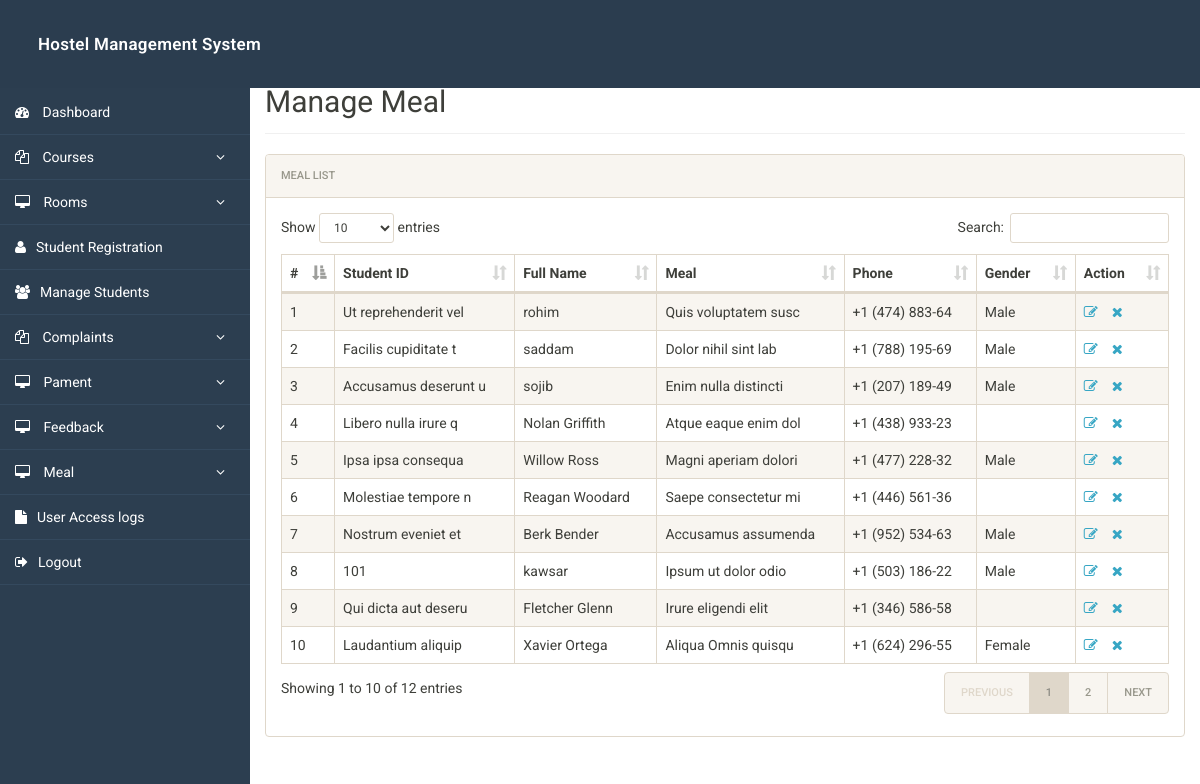
The page /admin/manage-mill.php (signed in) on the database its author committed.
### tables this page shows
CREATE TABLE `mill` (
  `id` int(11) NOT NULL,
  `studentId` varchar(20) NOT NULL,
  `fullName` varchar(100) NOT NULL,
  `mill` varchar(50) NOT NULL,
  `phone` varchar(15) NOT NULL,
  `gender` enum('Male','Female','Other') NOT NULL
);

### admin/manage-mill.php (the view, shortened to what this page needs)
<?php
include('includes/config.php');
?>
<!doctype html>
<html lang="en" class="no-js">
<head>
	<link rel="stylesheet" href="css/bootstrap.min.css">
	<link rel="stylesheet" href="css/font-awesome.min.css">
	<link rel="stylesheet" href="css/dataTables.bootstrap.min.css">
	<link rel="stylesheet" href="css/bootstrap-social.css">
	<link rel="stylesheet" href="css/bootstrap-select.css">
	<link rel="stylesheet" href="css/fileinput.min.css">
	<link rel="stylesheet" href="css/awesome-bootstrap-checkbox.css">
	<link rel="stylesheet" href="css/style.css">
</head>
<body>
	<?php include('includes/header.php'); ?>
	<div class="ts-main-content">
		<?php include('includes/sidebar.php'); ?>
		<div class="content-wrapper">
			<div class="container-fluid">
				<h2 class="page-title">Manage Meal</h2>
				<div class="panel panel-default">
					<div class="panel-heading">Meal List</div>
					<div class="panel-body">
						<table id="zctb" class="display table table-striped table-bordered table-hover">
							<thead>
								<tr>
									<th>#</th>
									<th>Student ID</th>
									<th>Full Name</th>
									<th>Meal</th>
									<th>Phone</th>
									<th>Gender</th>
									<th>Action</th>
								</tr>
							</thead>
							<tbody>
								<?php
								$ret = "SELECT id, studentId, fullName, mill, phone, gender FROM mill";
								$stmt = $mysqli->prepare($ret);
								$stmt->execute();
								$res = $stmt->get_result();
								$cnt = 1;
								if ($res->num_rows > 0) {
									while ($row = $res->fetch_object()) {
								?>
										<tr>
											<td><?php echo $cnt; ?></td>
											<td><?php echo htmlentities($row->studentId); ?></td>
											<td><?php echo htmlentities($row->fullName); ?></td>
											<td><?php echo htmlentities($row->mill); ?></td>
											<td><?php echo htmlentities($row->phone); ?></td>
											<td><?php echo htmlentities($row->gender); ?></td>
											<td>
												<a href="edit-mill.php?id=<?php echo $row->id; ?>">
													<i class="fa fa-edit"></i>
												</a>
												<a href="manage-mill.php?del=<?php echo $row->id; ?>"
													onclick="return confirm('Do you want to delete this record?');">
													<i class="fa fa-close"></i>
												</a>
											</td>
										</tr>
									<?php
										$cnt++;
									}
								} ?>
							</tbody>
						</table>
					</div>
				</div>
			</div>
		</div>
	</div>
</body>
</html>

### admin/css/style.css (style rules this page uses)
html { font-size: 14px; }
@media only screen and (min-width: 480px) { html { font-size: 17px; } }
@media only screen and (min-width: 768px) { html { font-size: 14px; } }
body { font-size: 1em; }
a { color: #37a6c4; }
.panel { overflow: hidden; }
.page-title { padding-bottom: 15px; margin-bottom: 20px; border-bottom: 1px solid #f0f0f0; }
.ts-main-content .content-wrapper { padding-top: 15px; margin-top: 50px !important; }
@media only screen and (min-width: 992px) { .ts-main-content .content-wrapper { margin-left: 250px; } }

### rows shown on the page
mill: studentId "Ut reprehenderit vel", fullName "rohim", mill "Quis voluptatem susc", phone "+1 (474) 883-64", gender "Male"
mill: studentId "Facilis cupiditate t", fullName "saddam", mill "Dolor nihil sint lab", phone "+1 (788) 195-69", gender "Male"
mill: studentId "Accusamus deserunt u", fullName "sojib", mill "Enim nulla distincti", phone "+1 (207) 189-49", gender "Male"
mill: studentId "Libero nulla irure q", fullName "Nolan Griffith", mill "Atque eaque enim dol", phone "+1 (438) 933-23"
mill: studentId "Ipsa ipsa consequa", fullName "Willow Ross", mill "Magni aperiam dolori", phone "+1 (477) 228-32", gender "Male"
mill: studentId "Molestiae tempore n", fullName "Reagan Woodard", mill "Saepe consectetur mi", phone "+1 (446) 561-36"
mill: studentId "Nostrum eveniet et", fullName "Berk Bender", mill "Accusamus assumenda", phone "+1 (952) 534-63", gender "Male"
mill: studentId "101", fullName "kawsar", mill "Ipsum ut dolor odio", phone "+1 (503) 186-22", gender "Male"
mill: studentId "Qui dicta aut deseru", fullName "Fletcher Glenn", mill "Irure eligendi elit", phone "+1 (346) 586-58"
mill: studentId "Laudantium aliquip", fullName "Xavier Ortega", mill "Aliqua Omnis quisqu", phone "+1 (624) 296-55", gender "Female"
